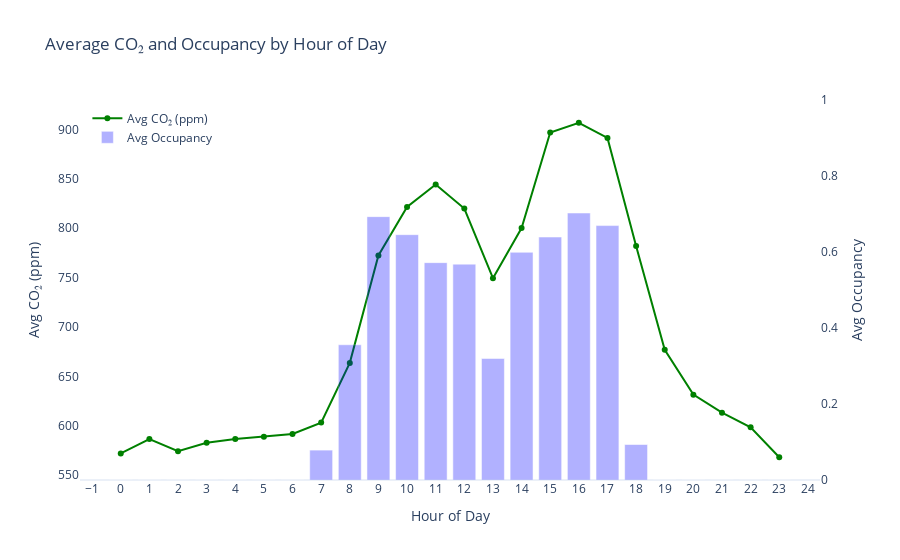

Source (notebook cell):
### Markdown cell above
### Average CO₂ and Occupancy

### Code cell
# Convert 'date' to datetime and extract hour
df['date'] = pd.to_datetime(df['date'])
df['hour'] = df['date'].dt.hour

# Group by hour
hourly_stats = df.groupby('hour').agg({
    'CO2': 'mean',
    'Occupancy': 'mean'  # average occupancy per hour (0 to 1)
}).reset_index()

# Create the figure
fig = go.Figure()

# Add CO2 trace (left y-axis)
fig.add_trace(go.Scatter(
    x=hourly_stats['hour'],
    y=hourly_stats['CO2'],
    name='Avg CO₂ (ppm)',
    mode='lines+markers',
    line=dict(color='green'),
    yaxis='y1'
))

# Add occupancy trace (right y-axis)
fig.add_trace(go.Bar(
    x=hourly_stats['hour'],
    y=hourly_stats['Occupancy'],
    name='Avg Occupancy',
    opacity=0.3,
    marker_color='blue',
    yaxis='y2'
))

# Update layout
fig.update_layout(
    title='Average CO₂ and Occupancy by Hour of Day',
    xaxis=dict(title='Hour of Day', dtick=1),
    yaxis=dict(
        title='Avg CO₂ (ppm)',
        side='left',
        showgrid=False
    ),
    yaxis2=dict(
        title='Avg Occupancy',
        side='right',
        overlaying='y',
        range=[0, 1],
        showgrid=False
    ),
    legend=dict(x=0.01, y=0.99),
    template='plotly_white'
)

fig.show()

### Figure 1 — Plotly figure (JSON) as saved in the notebook; plotly's stock layout.template omitted (floating-point values rounded to 4 significant figures)
{"data": [{"line": {"color": "green"}, "mode": "lines+markers", "name": "Avg CO₂ (ppm)", "type": "scatter", "x": [0, 1, 2, 3, 4, 5, 6, 7, 8, 9, 10, 11, 12, 13, 14, 15, 16, 17, 18, 19, 20, 21, 22, 23], "y": [571.9, 586.5, 574.3, 582.8, 586.5, 589.0, 591.7, 603.2, 663.7, 772.4, 821.5, 844.4, 820.0, 749.4, 800.3, 896.9, 906.8, 891.5, 782.0, 676.9, 631.5, 613.2, 598.4, 568.1], "yaxis": "y"}, {"marker": {"color": "blue"}, "name": "Avg Occupancy", "opacity": 0.3, "type": "bar", "x": [0, 1, 2, 3, 4, 5, 6, 7, 8, 9, 10, 11, 12, 13, 14, 15, 16, 17, 18, 19, 20, 21, 22, 23], "y": [0, 0, 0, 0, 0, 0, 0, 0.07869, 0.3559, 0.693, 0.6456, 0.572, 0.5681, 0.3197, 0.5992, 0.6393, 0.7026, 0.6695, 0.09333, 0, 0, 0, 0, 0], "yaxis": "y2"}], "layout": {"legend": {"x": 0.01, "y": 0.99}, "title": {"text": "Average CO₂ and Occupancy by Hour of Day"}, "xaxis": {"dtick": 1, "title": {"text": "Hour of Day"}}, "yaxis": {"showgrid": false, "side": "left", "title": {"text": "Avg CO₂ (ppm)"}}, "yaxis2": {"overlaying": "y", "range": [0, 1], "showgrid": false, "side": "right", "title": {"text": "Avg Occupancy"}}}}
